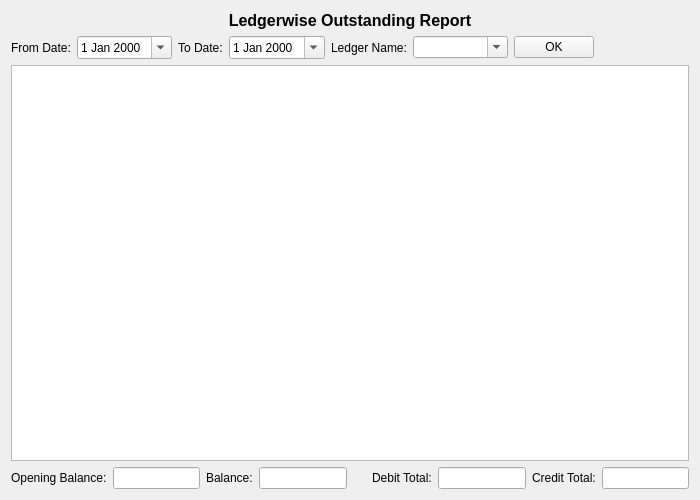
<?xml version="1.0" encoding="UTF-8"?>
<ui version="4.0">
 <class>LedgerwiseOutstanding</class>
 <widget class="QWidget" name="LedgerwiseOutstanding">
  <property name="geometry">
   <rect>
    <x>0</x>
    <y>0</y>
    <width>700</width>
    <height>500</height>
   </rect>
  </property>
  <property name="windowTitle">
   <string>Form</string>
  </property>
  <layout class="QVBoxLayout" name="verticalLayout">
   <item>
    <widget class="QLabel" name="label">
     <property name="font">
      <font>
       <pointsize>12</pointsize>
       <weight>75</weight>
       <bold>true</bold>
      </font>
     </property>
     <property name="text">
      <string>Ledgerwise Outstanding Report</string>
     </property>
     <property name="alignment">
      <set>Qt::AlignCenter</set>
     </property>
    </widget>
   </item>
   <item>
    <layout class="QHBoxLayout" name="horizontalLayout" stretch="0,1,0,1,0,1,0,1,0">
     <item>
      <widget class="QLabel" name="fromDateLabel">
       <property name="text">
        <string>From Date:</string>
       </property>
      </widget>
     </item>
     <item>
      <widget class="QDateEdit" name="fromDateDateEdit">
       <property name="calendarPopup">
        <bool>true</bool>
       </property>
      </widget>
     </item>
     <item>
      <widget class="QLabel" name="toDateLabel">
       <property name="text">
        <string>To Date:</string>
       </property>
      </widget>
     </item>
     <item>
      <widget class="QDateEdit" name="toDateDateEdit">
       <property name="calendarPopup">
        <bool>true</bool>
       </property>
      </widget>
     </item>
     <item>
      <widget class="QLabel" name="ledgerNameLabel">
       <property name="text">
        <string>Ledger Name:</string>
       </property>
      </widget>
     </item>
     <item>
      <widget class="QComboBox" name="ledgerNameComboBox">
       <property name="editable">
        <bool>true</bool>
       </property>
      </widget>
     </item>
     <item>
      <widget class="QPushButton" name="pushButton">
       <property name="text">
        <string>OK</string>
       </property>
      </widget>
     </item>
     <item>
      <spacer name="horizontalSpacer">
       <property name="orientation">
        <enum>Qt::Horizontal</enum>
       </property>
       <property name="sizeHint" stdset="0">
        <size>
         <width>40</width>
         <height>20</height>
        </size>
       </property>
      </spacer>
     </item>
     <item>
      <layout class="QHBoxLayout" name="extrasLayout"/>
     </item>
    </layout>
   </item>
   <item>
    <widget class="QTableWidget" name="tableWidget">
     <property name="selectionBehavior">
      <enum>QAbstractItemView::SelectRows</enum>
     </property>
    </widget>
   </item>
   <item>
    <layout class="QHBoxLayout" name="horizontalLayout_2">
     <item>
      <widget class="QLabel" name="openingBalanceLabel">
       <property name="text">
        <string>Opening Balance:</string>
       </property>
      </widget>
     </item>
     <item>
      <widget class="QLineEdit" name="openingBalanceLineEdit"/>
     </item>
     <item>
      <widget class="QLabel" name="balanceLabel">
       <property name="text">
        <string>Balance:</string>
       </property>
      </widget>
     </item>
     <item>
      <widget class="QLineEdit" name="balanceLineEdit"/>
     </item>
     <item>
      <spacer name="horizontalSpacer_2">
       <property name="orientation">
        <enum>Qt::Horizontal</enum>
       </property>
       <property name="sizeHint" stdset="0">
        <size>
         <width>40</width>
         <height>20</height>
        </size>
       </property>
      </spacer>
     </item>
     <item>
      <widget class="QLabel" name="debitTotalLabel">
       <property name="text">
        <string>Debit Total:</string>
       </property>
      </widget>
     </item>
     <item>
      <widget class="QLineEdit" name="debitTotalLineEdit"/>
     </item>
     <item>
      <widget class="QLabel" name="creditTotalLabel">
       <property name="text">
        <string>Credit Total:</string>
       </property>
      </widget>
     </item>
     <item>
      <widget class="QLineEdit" name="creditTotalLineEdit"/>
     </item>
    </layout>
   </item>
  </layout>
  <zorder>tableWidget</zorder>
  <zorder>label</zorder>
 </widget>
 <resources/>
 <connections/>
</ui>
